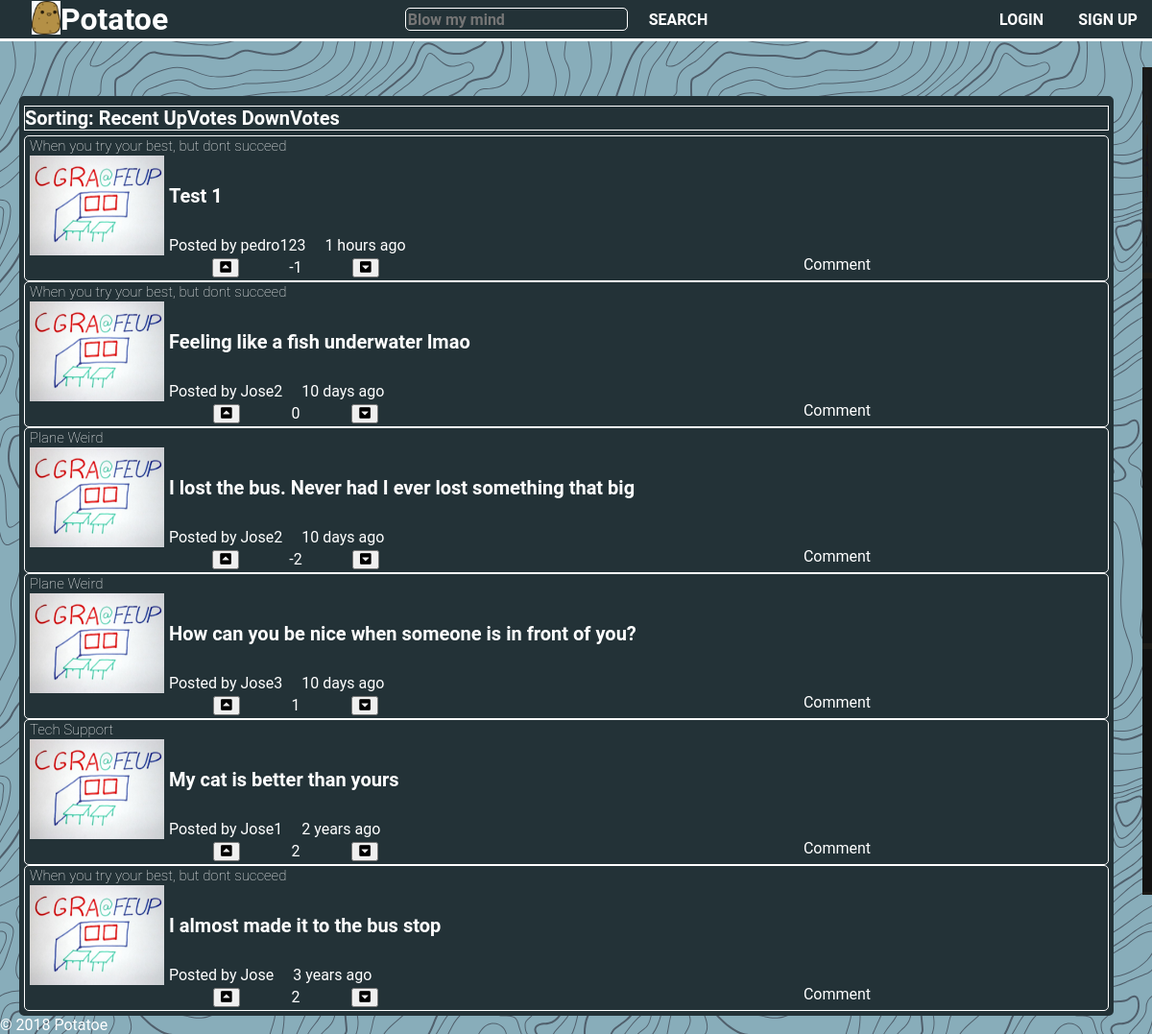
The page /pages/homepage.php on the database its author committed.
### tables this page shows
CREATE TABLE Channel (
	id	 	INTEGER PRIMARY KEY
			AUTOINCREMENT,
	name	TEXT
);

CREATE TABLE User (
	id			INTEGER PRIMARY KEY
				AUTOINCREMENT,
	username	TEXT UNIQUE,
	password 	TEXT,
	fullname	TEXT,
	email 		TEXT,
	bio			TEXT,
	url 		VARCHAR
);

CREATE TABLE Story (
	id			INTEGER PRIMARY KEY
				AUTOINCREMENT,
	id_user		INTEGER REFERENCES User(id)
				NOT NULL,
	id_channel 	INTEGER REFERENCES Channel(id)
				NOT NULL,
	title 		TEXT,
	content 	TEXT,
	date_posted DATETIME,
	url			TEXT,
	n_upvotes 	INTEGER,
	n_downvotes INTEGER
);

### pages/homepage.php (called while the page is built, shortened)
<?php
    include_once(ABSPATH . '/database/db_stories.php');
    switch ($_GET['sort']) {
        default:
            $stories = get_all_stories();
            break;
    }
    include(ABSPATH . '/templates/common/header.php');
    include(ABSPATH . '/templates/tpl_list_stories.php');
    include(ABSPATH . '/templates/common/aside.php');
    include(ABSPATH . '/templates/common/footer.php');
?>

### database/db_stories.php (called while the page is built, shortened)
<?php
    function get_all_stories(){
        $db = Database::instance()->db();
        $stmt = $db->prepare('  SELECT Story.id AS id, Story.url AS url, name, username, title, date_posted
                                FROM Story, Channel, User
                                WHERE ((Story.id_channel = Channel.id) AND (Story.id_user = User.id))
                                ORDER BY Story.date_posted DESC;'
                            );
        $stmt->execute();
        return $stmt->fetchAll();
    };
    function get_story_upvotes($id_story) {
        $db = Database::instance()->db();
        $stmt = $db->prepare('SELECT n_upvotes FROM Story WHERE id = ?;');
        $stmt->execute(array($id_story));
        return $stmt->fetch();
    }
    function get_story_downvotes($id_story) {
        $db = Database::instance()->db();
        $stmt = $db->prepare('SELECT n_downvotes FROM Story WHERE id = ?;');
        $stmt->execute(array($id_story));
        return $stmt->fetch();
    }
?>

### templates/tpl_list_stories.php (the view, shortened to what this page needs)
<section id="stories">
    <div class="sorting">
        Sorting:
        <a href="../pages/homepage.php?sort=recent">Recent</a>
        <a href="../pages/homepage.php?sort=upvotes">UpVotes</a>
        <a href="../pages/homepage.php?sort=downvotes">DownVotes</a>
    </div>
    <?php foreach($stories as $story) { ?>
        <article id=<?=$story['id']?>>
            <header class="channel">
                <span><?=$story['name']?></span>
            </header>
            <div class="story_content">
                <div class="story_image">
                    <img src="../post_images/board.png" alt="Image">
                </div>
                <div class="story_text">
                    <div class="story_title">
                        <a href="../pages/story.php?id=<?=$story['id']?>"><?=htmlspecialchars($story['title'])?></a>
                    </div>
                    <div class="story_details">
                        <span id="user">Posted by <?= htmlspecialchars($story['username']) ?></span>
                        <span id="date">
                            <?php   $time = strtotime($story['date_posted']);
                                    $dbDate = new DateTime($story['date_posted']);
                                    $currDate = new DateTime();
                                    $interval = $currDate->diff($dbDate);
                                    if($interval->y > 0)
                                        $display_time = $interval->y. " years";
                                    else if($interval->m > 0)
                                        $display_time = $interval->m. " months";
                                    else if($interval->d > 0)
                                        $display_time = $interval->d. " days";
                                    else if($interval->h > 0)
                                        $display_time = $interval->h. " hours";
                                    else if($interval->i > 0)
                                        $display_time = $interval->i. " minutes";
                                    else if($interval->s > 0)
                                        $display_time = $interval->s. " seconds";
                            ?>
                            <?= $display_time. " ago" ?>
                        </span>
                    </div>
                </div>
            </div>
            <footer class="story_footer">
                <span id="vote">
                        <button type="submit" name="upvote" onclick="vote(<?=$story['id']?>, 1)" ><i class="fas fa-caret-square-up"></i></button>
                        <span class="vote_points_number">
                            <?php   $upvotes = get_story_upvotes($story['id']);
                            $downvotes = get_story_downvotes($story['id']); ?>
                            <?=intval($upvotes['n_upvotes']) -  intval($downvotes['n_downvotes'])?>
                        </span>
                        <button type="submit" name="downvote" onclick="vote(<?=$story['id']?>, -1)" ><i class="fas fa-caret-square-down"></i></button>
                </span>
                <span id="comment"><a class="comments" href="story.php?id=<?=$story['id']?>#comments">Comment</a></span>
            </footer>
        </article>
    <?php } ?>
</section>

### templates/common/header.php (shortened to what this page needs)
<!DOCTYPE html>
<html>
<head>
    <link rel="stylesheet" href="../../css/new_style.css">
    <link rel="stylesheet" href="../../css/layout.css">
    <link rel="stylesheet" href="../../css/responsive.css">
    <link rel="stylesheet" href="../../css/alerts.css">
    <link rel="stylesheet" href="https://use.fontawesome.com/releases/v5.6.1/css/all.css">
</head>
<body>
    <header class = "head">
        <div class="middle_box">
            <div class="homepage_link">
                <span class="logo"><img height="35" width="30" href="../index.php" src="../images/icon.png" alt="Potato"></span>
                <h1><a href="../index.php">Potatoe</a></h1>
            </div>
            <div class="search_bar">
                <form class="search_form" action="../actions/action_search.php" method="post">
                    <input type="text" name="input" placeholder="Blow my mind"></textarea>
                    <input type="submit" name="search" value="SEARCH">
                </form>
            </div>
            <div class="profile">
                <?php if(!isset($_SESSION['username'])){ ?>
                    <span class="login_button"> <a href="./login.php">LOGIN</a> </span>
                    <span class="signup_button"><a href="./signup.php">SIGN UP</a></span>
                <?php  } else { ?>
                    <span class="profile_button"><a class="button" href="../pages/profile.php">PROFILE</a></span>
                    <span class="logout_button"><a class="button" href="../actions/action_logout.php">LOGOUT</a> </span>
                <?php }?>
            </div>
        </div>
    </header>
    <section class="content">

### templates/common/aside.php (shortened to what this page needs)
<aside class="side_bar">
        <section id="create_post">
            <img src="../../images/create_post.jpeg" alt="Create">
        </section>
        <section id="trending_categories">
            <p>Trending Categories</p>
        </section>
        <section id="recent_posts">
            <p>Recent Posts</p>
        </section>
</aside>

### templates/common/footer.php
</section>
<footer>
    &copy; 2018 Potatoe
</footer>
</body>
</html>

### css/layout.css (style rules this page uses)
header.head { position: fixed; top: 0; width: 100% !important; min-width: 650px; z-index: 1; height:40px; display: flex; flex-direction: row; align-items: center; justify-content: space-around; transition: height 0.2s; }
.middle_box { display: flex; height:100%; flex-direction: row; justify-content: space-around; align-items: center; max-width: 1300px; width: 100%; }
.middle_box > div { flex: 1; }
.homepage_link { display: flex; flex-direction: row; margin-left: 2em; }
.homepage_link > h1 { margin: 0; }
.search_bar { margin: 0; }
div.search_bar > form { display:flex; flex-direction: row; justify-content: center; }
form.search_form > input:first-child { margin-right: 1em; }
.profile { display: flex; flex-direction: row; justify-content: flex-end; align-items: center; height: 100%; }
.profile > span, .profile > span > a { height: 100%; }
.profile > .login_button, .profile > .profile_button { height: 100%; }
.side_bar { position: fixed; width:10px; height: 80%; right: 0; top: 0; margin-top: 70px; z-index: 1; background-color: #111; color: #111; overflow-x: hidden; opacity: 1; transition: all 1s cubic-bezier(.12,.08,.27,1.33); display: flex; flex-direction: column; justify-content: center; align-items: center; }
.side_bar > * { width: 10px; height: auto; opacity: 0.05; }
#create_post { position: relative; width: inherit; height: 25%; }
#create_post > img { z-index: 1; height:100%; width:100%; }
#trending_categories { position: relative; width: inherit; height: 45%; }
#recent_posts { position: relative; width: inherit; height: 30%; }
body { margin: 0; width: auto !important; min-width: 650px; }
.content { position: relative; padding-top: 100px; display: flex; flex-direction: row; flex-grow: 1; margin-left: auto; margin-right: auto; justify-content: center; width: 100%; }
.content > section { width:100%; }
#stories { margin-right: 40px; margin-left: 20px; }
#stories > article { display:flex; flex-direction: column; height: 150px; align-items: stretch; justify-content: center; }
#stories > article > header > * { flex: 1 1 auto; align-items: center; justify-content: center; margin: 5px; }
#stories > article > header { height: 10%; margin-bottom: 5px }
#stories > article > footer { height: 20%; }
#stories > article > .story_content { height: 80%; display:flex; justify-content: space-around; align-items: center; flex-direction: row; }
#stories > article > .story_content > .story_image { flex: 0 0 140px; height:100%; margin: 5px; }
#stories > article > .story_content > .story_image > img { width:100%; height:100%; }
#stories > article > .story_content > .story_text { width: 100%; height:100%; display:flex; flex-direction: column; justify-content: space-around; align-items: center; }
#stories > article > .story_content > .story_text > .story_title { width: 100%; height:80%; display: flex; align-items: center; }
#stories > article > .story_content > .story_text > .story_title > a { width: 100%; }
#stories > article > .story_content > .story_text > .story_details { width: 100%; height:20%; display:flex; flex-direction: row; justify-content: flex-start; align-items: center; }
#stories > article > .story_content > .story_text > .story_details > #date { margin-left: 20px; }
#stories > article > footer { display: flex; flex-direction: row; justify-content: space-around; align-items: center; }
#stories > article > footer > #vote { display: flex; flex-direction: row; justify-content: space-around; align-items: center; width: 20%; }
#stories > article > footer > #vote > * { display: flex; flex-direction: row; justify-content: space-around; align-items: center; }
#stories > article > footer > #comment { width: 20%; height: 100%; }
#stories > article > footer > #comment { height: 100%; display: flex; flex-direction: column; justify-content: space-around; align-items: center; }
#stories > article > footer > #comment > a { height: 100%; }

### css/responsive.css (style rules this page uses)
input[type=submit] { cursor: url("../images/pikapika.png"), auto; }

### rows shown on the page
channel: name "When you try your best, but dont succeed", title "Test 1", user.username "pedro123", story.n_upvotes+n_downvotes "-1", title "Feeling like a fish underwater lmao", user.username "Jose2", story.n_upvotes "0", title "I almost made it to the bus stop", user.username "Jose", story.n_upvotes "2"
channel: name "Plane Weird", title "I lost the bus. Never had I ever lost something that big", user.username "Jose2", story.n_upvotes+n_downvotes "-2", title "How can you be nice when someone is in front of you?", user.username "Jose3", story.n_upvotes "1"
channel: name "Tech Support", title "My cat is better than yours", user.username "Jose1", story.n_upvotes+n_downvotes "2"
